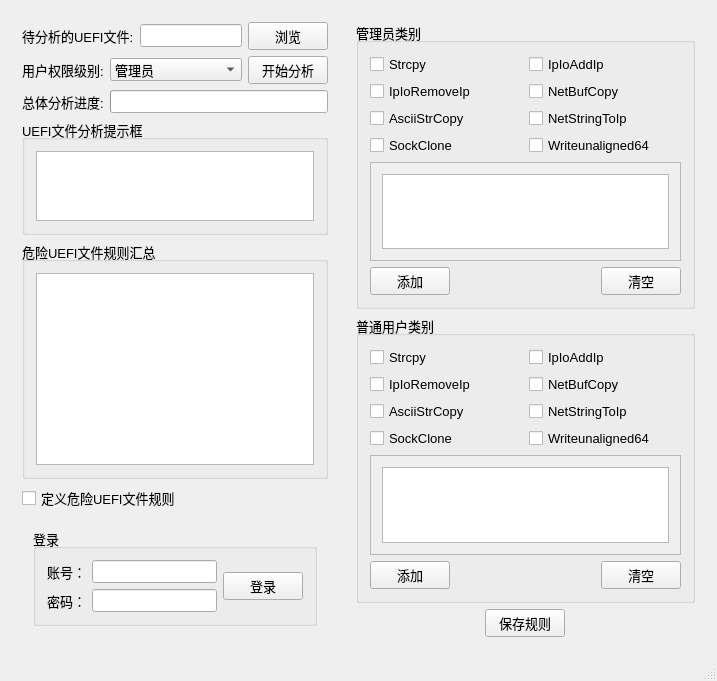
<?xml version="1.0" encoding="UTF-8"?>
<ui version="4.0">
 <class>MainWindow</class>
 <widget class="QMainWindow" name="MainWindow">
  <property name="geometry">
   <rect>
    <x>0</x>
    <y>0</y>
    <width>717</width>
    <height>654</height>
   </rect>
  </property>
  <property name="font">
   <font>
    <pointsize>10</pointsize>
   </font>
  </property>
  <property name="windowTitle">
   <string>UEFI恶意代码分析工具</string>
  </property>
  <property name="windowIcon">
   <iconset resource="res.qrc">
    <normaloff>:/images/UEFIlogo.ico</normaloff>:/images/UEFIlogo.ico</iconset>
  </property>
  <widget class="QWidget" name="centralWidget">
   <layout class="QHBoxLayout" name="horizontalLayout_8">
    <item>
     <widget class="QWidget" name="mainWidget" native="true">
      <layout class="QVBoxLayout" name="verticalLayout_3">
       <item>
        <layout class="QHBoxLayout" name="horizontalLayout">
         <item>
          <widget class="QLabel" name="label">
           <property name="text">
            <string>待分析的UEFI文件:</string>
           </property>
          </widget>
         </item>
         <item>
          <widget class="QLineEdit" name="uefiFileslineEdit"/>
         </item>
         <item>
          <widget class="QPushButton" name="browseBtn">
           <property name="text">
            <string>浏览</string>
           </property>
          </widget>
         </item>
        </layout>
       </item>
       <item>
        <layout class="QHBoxLayout" name="horizontalLayout_2">
         <item>
          <widget class="QLabel" name="label_4">
           <property name="text">
            <string>用户权限级别:</string>
           </property>
          </widget>
         </item>
         <item>
          <widget class="QComboBox" name="userClassComboBox">
           <property name="sizePolicy">
            <sizepolicy hsizetype="Expanding" vsizetype="Fixed">
             <horstretch>0</horstretch>
             <verstretch>0</verstretch>
            </sizepolicy>
           </property>
           <item>
            <property name="text">
             <string>管理员</string>
            </property>
           </item>
           <item>
            <property name="text">
             <string>普通用户</string>
            </property>
           </item>
          </widget>
         </item>
         <item>
          <widget class="QPushButton" name="startAnalysisBtn">
           <property name="text">
            <string>开始分析</string>
           </property>
          </widget>
         </item>
        </layout>
       </item>
       <item>
        <layout class="QHBoxLayout" name="horizontalLayout_5">
         <item>
          <widget class="QLabel" name="label_5">
           <property name="text">
            <string>总体分析进度:</string>
           </property>
          </widget>
         </item>
         <item>
          <widget class="QProgressBar" name="analysisProgressBar">
           <property name="value">
            <number>0</number>
           </property>
           <property name="textVisible">
            <bool>false</bool>
           </property>
          </widget>
         </item>
        </layout>
       </item>
       <item>
        <widget class="QGroupBox" name="groupBox">
         <property name="title">
          <string>UEFI文件分析提示框</string>
         </property>
         <layout class="QGridLayout" name="gridLayout_7">
          <item row="0" column="0">
           <widget class="QTextBrowser" name="resultTextBrowser">
            <property name="sizePolicy">
             <sizepolicy hsizetype="Preferred" vsizetype="Expanding">
              <horstretch>0</horstretch>
              <verstretch>0</verstretch>
             </sizepolicy>
            </property>
           </widget>
          </item>
         </layout>
        </widget>
       </item>
       <item>
        <widget class="QGroupBox" name="groupBox_2">
         <property name="title">
          <string>危险UEFI文件规则汇总</string>
         </property>
         <layout class="QGridLayout" name="gridLayout_5">
          <item row="0" column="0">
           <widget class="QTextBrowser" name="allRuelsTextBrowser">
            <property name="sizePolicy">
             <sizepolicy hsizetype="Expanding" vsizetype="Fixed">
              <horstretch>0</horstretch>
              <verstretch>0</verstretch>
             </sizepolicy>
            </property>
            <property name="font">
             <font>
              <pointsize>10</pointsize>
             </font>
            </property>
           </widget>
          </item>
         </layout>
        </widget>
       </item>
       <item>
        <widget class="QCheckBox" name="DBManCheckBox">
         <property name="text">
          <string>定义危险UEFI文件规则</string>
         </property>
        </widget>
       </item>
       <item>
        <widget class="QWidget" name="logWidget" native="true">
         <layout class="QGridLayout" name="gridLayout_3">
          <item row="0" column="0">
           <widget class="QGroupBox" name="logGroupBox">
            <property name="title">
             <string>登录</string>
            </property>
            <layout class="QGridLayout" name="gridLayout">
             <item row="0" column="0">
              <layout class="QHBoxLayout" name="horizontalLayout_6">
               <item>
                <layout class="QVBoxLayout" name="verticalLayout">
                 <item>
                  <layout class="QHBoxLayout" name="horizontalLayout_3">
                   <item>
                    <widget class="QLabel" name="label_2">
                     <property name="text">
                      <string>账号：</string>
                     </property>
                    </widget>
                   </item>
                   <item>
                    <widget class="QLineEdit" name="adminLineEdit"/>
                   </item>
                  </layout>
                 </item>
                 <item>
                  <layout class="QHBoxLayout" name="horizontalLayout_4">
                   <item>
                    <widget class="QLabel" name="label_3">
                     <property name="text">
                      <string>密码：</string>
                     </property>
                    </widget>
                   </item>
                   <item>
                    <widget class="QLineEdit" name="pwdLineEdit">
                     <property name="echoMode">
                      <enum>QLineEdit::Password</enum>
                     </property>
                    </widget>
                   </item>
                  </layout>
                 </item>
                </layout>
               </item>
               <item>
                <widget class="QPushButton" name="logInBtn">
                 <property name="sizePolicy">
                  <sizepolicy hsizetype="Fixed" vsizetype="Fixed">
                   <horstretch>0</horstretch>
                   <verstretch>0</verstretch>
                  </sizepolicy>
                 </property>
                 <property name="text">
                  <string>登录</string>
                 </property>
                </widget>
               </item>
              </layout>
             </item>
            </layout>
           </widget>
          </item>
         </layout>
        </widget>
       </item>
      </layout>
     </widget>
    </item>
    <item>
     <widget class="QWidget" name="rulesManWidget" native="true">
      <layout class="QVBoxLayout" name="verticalLayout_5">
       <item>
        <widget class="QGroupBox" name="adminRuleGroupBox">
         <property name="title">
          <string>管理员类别</string>
         </property>
         <layout class="QVBoxLayout" name="verticalLayout_2">
          <item>
           <layout class="QGridLayout" name="gridLayout_2">
            <item row="0" column="0">
             <widget class="QCheckBox" name="StrcpyCheckBox">
              <property name="text">
               <string>Strcpy</string>
              </property>
             </widget>
            </item>
            <item row="0" column="1">
             <widget class="QCheckBox" name="IpIoAddIpCheckBox">
              <property name="text">
               <string>IpIoAddIp</string>
              </property>
             </widget>
            </item>
            <item row="1" column="0">
             <widget class="QCheckBox" name="IpIoRemoveIpCheckBox">
              <property name="text">
               <string>IpIoRemoveIp</string>
              </property>
             </widget>
            </item>
            <item row="1" column="1">
             <widget class="QCheckBox" name="NetBufCopyCheckBox">
              <property name="text">
               <string>NetBufCopy</string>
              </property>
             </widget>
            </item>
            <item row="2" column="0">
             <widget class="QCheckBox" name="AsciiStrCopyCheckBox">
              <property name="text">
               <string>AsciiStrCopy</string>
              </property>
             </widget>
            </item>
            <item row="2" column="1">
             <widget class="QCheckBox" name="NetStringToIpCheckBox">
              <property name="text">
               <string>NetStringToIp</string>
              </property>
             </widget>
            </item>
            <item row="3" column="0">
             <widget class="QCheckBox" name="SockCloneCheckBox">
              <property name="text">
               <string>SockClone</string>
              </property>
             </widget>
            </item>
            <item row="3" column="1">
             <widget class="QCheckBox" name="Writeunaligned64CheckBox">
              <property name="text">
               <string>Writeunaligned64</string>
              </property>
             </widget>
            </item>
           </layout>
          </item>
          <item>
           <widget class="QScrollArea" name="adminRulesScrollArea">
            <property name="widgetResizable">
             <bool>true</bool>
            </property>
            <widget class="QWidget" name="scrollAreaWidgetContents">
             <property name="geometry">
              <rect>
               <x>0</x>
               <y>0</y>
               <width>318</width>
               <height>82</height>
              </rect>
             </property>
             <layout class="QGridLayout" name="gridLayout_6">
              <item row="0" column="0">
               <widget class="QListWidget" name="adminRulesListWidget"/>
              </item>
             </layout>
            </widget>
           </widget>
          </item>
          <item>
           <layout class="QHBoxLayout" name="horizontalLayout_7">
            <item>
             <widget class="QPushButton" name="addAdminRuleBtn">
              <property name="sizePolicy">
               <sizepolicy hsizetype="Fixed" vsizetype="Fixed">
                <horstretch>0</horstretch>
                <verstretch>0</verstretch>
               </sizepolicy>
              </property>
              <property name="text">
               <string>添加</string>
              </property>
             </widget>
            </item>
            <item>
             <spacer name="horizontalSpacer">
              <property name="orientation">
               <enum>Qt::Horizontal</enum>
              </property>
              <property name="sizeHint" stdset="0">
               <size>
                <width>138</width>
                <height>20</height>
               </size>
              </property>
             </spacer>
            </item>
            <item>
             <widget class="QPushButton" name="clearAdminRuleBtn">
              <property name="sizePolicy">
               <sizepolicy hsizetype="Fixed" vsizetype="Fixed">
                <horstretch>0</horstretch>
                <verstretch>0</verstretch>
               </sizepolicy>
              </property>
              <property name="text">
               <string>清空</string>
              </property>
             </widget>
            </item>
           </layout>
          </item>
         </layout>
        </widget>
       </item>
       <item>
        <widget class="QGroupBox" name="userRuleGroupBox">
         <property name="title">
          <string>普通用户类别</string>
         </property>
         <layout class="QVBoxLayout" name="verticalLayout_4">
          <item>
           <layout class="QGridLayout" name="gridLayout_4">
            <item row="0" column="0">
             <widget class="QCheckBox" name="StrcpyCheckBox_2">
              <property name="text">
               <string>Strcpy</string>
              </property>
             </widget>
            </item>
            <item row="0" column="1">
             <widget class="QCheckBox" name="IpIoAddIpCheckBox_2">
              <property name="text">
               <string>IpIoAddIp</string>
              </property>
             </widget>
            </item>
            <item row="1" column="0">
             <widget class="QCheckBox" name="IpIoRemoveIpCheckBox_2">
              <property name="text">
               <string>IpIoRemoveIp</string>
              </property>
             </widget>
            </item>
            <item row="1" column="1">
             <widget class="QCheckBox" name="NetBufCopyCheckBox_2">
              <property name="text">
               <string>NetBufCopy</string>
              </property>
             </widget>
            </item>
            <item row="2" column="0">
             <widget class="QCheckBox" name="AsciiStrCopyCheckBox_2">
              <property name="text">
               <string>AsciiStrCopy</string>
              </property>
             </widget>
            </item>
            <item row="2" column="1">
             <widget class="QCheckBox" name="NetStringToIpCheckBox_2">
              <property name="text">
               <string>NetStringToIp</string>
              </property>
             </widget>
            </item>
            <item row="3" column="0">
             <widget class="QCheckBox" name="SockCloneCheckBox_2">
              <property name="text">
               <string>SockClone</string>
              </property>
             </widget>
            </item>
            <item row="3" column="1">
             <widget class="QCheckBox" name="Writeunaligned64CheckBox_2">
              <property name="text">
               <string>Writeunaligned64</string>
              </property>
             </widget>
            </item>
           </layout>
          </item>
          <item>
           <widget class="QScrollArea" name="userRulesScrollArea">
            <property name="widgetResizable">
             <bool>true</bool>
            </property>
            <widget class="QWidget" name="scrollAreaWidgetContents_3">
             <property name="geometry">
              <rect>
               <x>0</x>
               <y>0</y>
               <width>318</width>
               <height>83</height>
              </rect>
             </property>
             <layout class="QGridLayout" name="gridLayout_8">
              <item row="0" column="0">
               <widget class="QListWidget" name="userRulesListWidget"/>
              </item>
             </layout>
            </widget>
           </widget>
          </item>
          <item>
           <layout class="QHBoxLayout" name="horizontalLayout_9">
            <item>
             <widget class="QPushButton" name="addUserRuleBtn">
              <property name="sizePolicy">
               <sizepolicy hsizetype="Fixed" vsizetype="Fixed">
                <horstretch>0</horstretch>
                <verstretch>0</verstretch>
               </sizepolicy>
              </property>
              <property name="text">
               <string>添加</string>
              </property>
             </widget>
            </item>
            <item>
             <spacer name="horizontalSpacer_3">
              <property name="orientation">
               <enum>Qt::Horizontal</enum>
              </property>
              <property name="sizeHint" stdset="0">
               <size>
                <width>138</width>
                <height>20</height>
               </size>
              </property>
             </spacer>
            </item>
            <item>
             <widget class="QPushButton" name="clearUserRuleBtn">
              <property name="sizePolicy">
               <sizepolicy hsizetype="Fixed" vsizetype="Fixed">
                <horstretch>0</horstretch>
                <verstretch>0</verstretch>
               </sizepolicy>
              </property>
              <property name="text">
               <string>清空</string>
              </property>
             </widget>
            </item>
           </layout>
          </item>
         </layout>
        </widget>
       </item>
       <item>
        <layout class="QHBoxLayout" name="horizontalLayout_10">
         <item>
          <spacer name="horizontalSpacer_4">
           <property name="orientation">
            <enum>Qt::Horizontal</enum>
           </property>
           <property name="sizeHint" stdset="0">
            <size>
             <width>141</width>
             <height>22</height>
            </size>
           </property>
          </spacer>
         </item>
         <item>
          <widget class="QPushButton" name="saveRulesBtn">
           <property name="sizePolicy">
            <sizepolicy hsizetype="Fixed" vsizetype="Fixed">
             <horstretch>0</horstretch>
             <verstretch>0</verstretch>
            </sizepolicy>
           </property>
           <property name="text">
            <string>保存规则</string>
           </property>
          </widget>
         </item>
         <item>
          <spacer name="horizontalSpacer_5">
           <property name="orientation">
            <enum>Qt::Horizontal</enum>
           </property>
           <property name="sizeHint" stdset="0">
            <size>
             <width>141</width>
             <height>22</height>
            </size>
           </property>
          </spacer>
         </item>
        </layout>
       </item>
      </layout>
     </widget>
    </item>
   </layout>
  </widget>
  <widget class="QStatusBar" name="statusBar"/>
 </widget>
 <layoutdefault spacing="6" margin="11"/>
 <resources>
  <include location="res.qrc"/>
 </resources>
 <connections/>
</ui>
